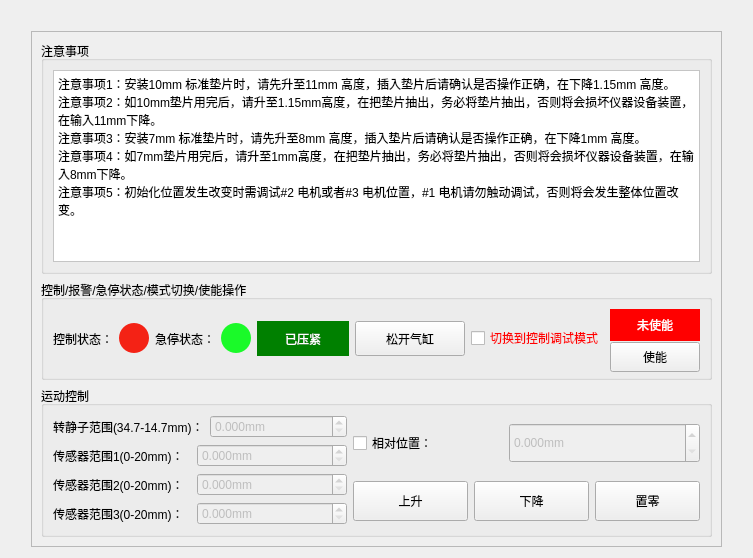
        <widget class="QWidget" name="controlPage">
         <layout class="QGridLayout" name="gridLayout_15">
          <item row="0" column="0">
           <spacer name="horizontalSpacer_11">
            <property name="orientation">
             <enum>Qt::Horizontal</enum>
            </property>
            <property name="sizeHint" stdset="0">
             <size>
              <width>20</width>
              <height>20</height>
             </size>
            </property>
           </spacer>
          </item>
          <item row="0" column="2">
           <spacer name="horizontalSpacer_12">
            <property name="orientation">
             <enum>Qt::Horizontal</enum>
            </property>
            <property name="sizeHint" stdset="0">
             <size>
              <width>20</width>
              <height>20</height>
             </size>
            </property>
           </spacer>
          </item>
          <item row="1" column="1">
           <widget class="QFrame" name="frame">
            <property name="frameShape">
             <enum>QFrame::StyledPanel</enum>
            </property>
            <property name="frameShadow">
             <enum>QFrame::Raised</enum>
            </property>
            <layout class="QGridLayout" name="gridLayout_13">
             <item row="0" column="0">
              <widget class="QGroupBox" name="turnTableLocation">
               <property name="maximumSize">
                <size>
                 <width>16777215</width>
                 <height>350</height>
                </size>
               </property>
               <property name="title">
                <string>注意事项</string>
               </property>
               <layout class="QGridLayout" name="gridLayout_17">
                <item row="0" column="0">
                 <widget class="QPlainTextEdit" name="plainTextEdit">
                  <property name="styleSheet">
                   <string notr="true">background-color:white;
font: 25 12pt &quot;Microsoft YaHei&quot;;

</string>
                  </property>
                  <property name="plainText">
                   <string>注意事项1：安装10mm 标准垫片时，请先升至11mm 高度，插入垫片后请确认是否操作正确，在下降1.15mm 高度。
注意事项2：如10mm垫片用完后，请升至1.15mm高度，在把垫片抽出，务必将垫片抽出，否则将会损坏仪器设备装置，在输入11mm下降。
注意事项3：安装7mm 标准垫片时，请先升至8mm 高度，插入垫片后请确认是否操作正确，在下降1mm 高度。
注意事项4：如7mm垫片用完后，请升至1mm高度，在把垫片抽出，务必将垫片抽出，否则将会损坏仪器设备装置，在输入8mm下降。
注意事项5：初始化位置发生改变时需调试#2 电机或者#3 电机位置，#1 电机请勿触动调试，否则将会发生整体位置改变。
</string>
                  </property>
                 </widget>
                </item>
               </layout>
              </widget>
             </item>
             <item row="1" column="0">
              <widget class="QGroupBox" name="groupBox">
               <property name="maximumSize">
                <size>
                 <width>16777215</width>
                 <height>100</height>
                </size>
               </property>
               <property name="title">
                <string>控制/报警/急停状态/模式切换/使能操作</string>
               </property>
               <layout class="QHBoxLayout" name="horizontalLayout_34">
                <item>
                 <layout class="QHBoxLayout" name="horizontalLayout_36">
                  <item>
                   <widget class="QLabel" name="label_47">
                    <property name="minimumSize">
                     <size>
                      <width>0</width>
                      <height>34</height>
                     </size>
                    </property>
                    <property name="maximumSize">
                     <size>
                      <width>100</width>
                      <height>16777215</height>
                     </size>
                    </property>
                    <property name="text">
                     <string>控制状态：</string>
                    </property>
                   </widget>
                  </item>
                  <item>
                   <widget class="QLabel" name="controllerLabel">
                    <property name="minimumSize">
                     <size>
                      <width>30</width>
                      <height>30</height>
                     </size>
                    </property>
                    <property name="maximumSize">
                     <size>
                      <width>30</width>
                      <height>30</height>
                     </size>
                    </property>
                    <property name="styleSheet">
                     <string notr="true">QLabel {
    background-color: #F42215;
	border-radius: 15px;	
}</string>
                    </property>
                    <property name="text">
                     <string/>
                    </property>
                   </widget>
                  </item>
                 </layout>
                </item>
                <item>
                 <layout class="QHBoxLayout" name="horizontalLayout_46">
                  <item>
                   <widget class="QLabel" name="label_41">
                    <property name="text">
                     <string>急停状态：</string>
                    </property>
                   </widget>
                  </item>
                  <item>
                   <widget class="QLabel" name="jerkStatus">
                    <property name="minimumSize">
                     <size>
                      <width>30</width>
                      <height>30</height>
                     </size>
                    </property>
                    <property name="maximumSize">
                     <size>
                      <width>30</width>
                      <height>30</height>
                     </size>
                    </property>
                    <property name="styleSheet">
                     <string notr="true">QLabel {
    background-color: rgb(26,250,41);
	border-radius: 15px;	
}</string>
                    </property>
                    <property name="text">
                     <string/>
                    </property>
                   </widget>
                  </item>
                 </layout>
                </item>
                <item>
                 <layout class="QHBoxLayout" name="horizontalLayout_8">
                  <item>
                   <widget class="QLabel" name="cylinderStatus">
                    <property name="minimumSize">
                     <size>
                      <width>92</width>
                      <height>35</height>
                     </size>
                    </property>
                    <property name="maximumSize">
                     <size>
                      <width>70</width>
                      <height>35</height>
                     </size>
                    </property>
                    <property name="styleSheet">
                     <string notr="true">QLabel {
	background-color: green;
	color: rgb(255, 255, 255);
}</string>
                    </property>
                    <property name="text">
                     <string>已压紧</string>
                    </property>
                    <property name="alignment">
                     <set>Qt::AlignCenter</set>
                    </property>
                   </widget>
                  </item>
                  <item>
                   <widget class="QPushButton" name="cylinderCompression">
                    <property name="minimumSize">
                     <size>
                      <width>110</width>
                      <height>35</height>
                     </size>
                    </property>
                    <property name="maximumSize">
                     <size>
                      <width>110</width>
                      <height>35</height>
                     </size>
                    </property>
                    <property name="text">
                     <string>松开气缸</string>
                    </property>
                    <property name="icon">
                     <iconset resource="images.qrc">
                      <normaloff>:/img/images/compress.png</normaloff>:/img/images/compress.png</iconset>
                    </property>
                    <property name="iconSize">
                     <size>
                      <width>20</width>
                      <height>20</height>
                     </size>
                    </property>
                   </widget>
                  </item>
                 </layout>
                </item>
                <item>
                 <widget class="QCheckBox" name="modeChange">
                  <property name="minimumSize">
                   <size>
                    <width>0</width>
                    <height>40</height>
                   </size>
                  </property>
                  <property name="styleSheet">
                   <string notr="true">QCheckBox {
    color: red;
}
</string>
                  </property>
                  <property name="text">
                   <string>切换到控制调试模式</string>
                  </property>
                 </widget>
                </item>
                <item>
                 <layout class="QVBoxLayout" name="verticalLayout_9">
                  <item>
                   <widget class="QLabel" name="enableStatus">
                    <property name="minimumSize">
                     <size>
                      <width>90</width>
                      <height>32</height>
                     </size>
                    </property>
                    <property name="maximumSize">
                     <size>
                      <width>70</width>
                      <height>35</height>
                     </size>
                    </property>
                    <property name="styleSheet">
                     <string notr="true">QLabel {
	background-color: red;
	color: rgb(255, 255, 255);
}</string>
                    </property>
                    <property name="text">
                     <string>未使能</string>
                    </property>
                    <property name="alignment">
                     <set>Qt::AlignCenter</set>
                    </property>
                   </widget>
                  </item>
                  <item>
                   <widget class="QPushButton" name="enableBtn">
                    <property name="minimumSize">
                     <size>
                      <width>90</width>
                      <height>30</height>
                     </size>
                    </property>
                    <property name="maximumSize">
                     <size>
                      <width>90</width>
                      <height>35</height>
                     </size>
                    </property>
                    <property name="text">
                     <string>使能</string>
                    </property>
                   </widget>
                  </item>
                 </layout>
                </item>
               </layout>
              </widget>
             </item>
             <item row="2" column="0">
              <widget class="QGroupBox" name="moveController">
               <property name="maximumSize">
                <size>
                 <width>16777215</width>
                 <height>400</height>
                </size>
               </property>
               <property name="title">
                <string>运动控制</string>
               </property>
               <layout class="QGridLayout" name="gridLayout_7">
                <item row="0" column="0" rowspan="2">
                 <layout class="QVBoxLayout" name="verticalLayout">
                  <item>
                   <layout class="QHBoxLayout" name="horizontalLayout_2">
                    <item>
                     <widget class="QLabel" name="label_3">
                      <property name="maximumSize">
                       <size>
                        <width>16777215</width>
                        <height>40</height>
                       </size>
                      </property>
                      <property name="text">
                       <string>转静子范围(34.7-14.7mm)：</string>
                      </property>
                     </widget>
                    </item>
                    <item>
                     <widget class="QDoubleSpinBox" name="heightRange">
                      <property name="enabled">
                       <bool>false</bool>
                      </property>
                      <property name="maximumSize">
                       <size>
                        <width>16777215</width>
                        <height>40</height>
                       </size>
                      </property>
                      <property name="suffix">
                       <string>mm</string>
                      </property>
                      <property name="decimals">
                       <number>3</number>
                      </property>
                     </widget>
                    </item>
                   </layout>
                  </item>
                  <item>
                   <layout class="QHBoxLayout" name="horizontalLayout_5">
                    <item>
                     <widget class="QLabel" name="label_6">
                      <property name="maximumSize">
                       <size>
                        <width>280</width>
                        <height>40</height>
                       </size>
                      </property>
                      <property name="text">
                       <string>传感器范围1(0-20mm)：</string>
                      </property>
                     </widget>
                    </item>
                    <item>
                     <widget class="QDoubleSpinBox" name="commutatorRangeOne">
                      <property name="enabled">
                       <bool>false</bool>
                      </property>
                      <property name="minimumSize">
                       <size>
                        <width>150</width>
                        <height>0</height>
                       </size>
                      </property>
                      <property name="maximumSize">
                       <size>
                        <width>16777215</width>
                        <height>40</height>
                       </size>
                      </property>
                      <property name="suffix">
                       <string>mm</string>
                      </property>
                      <property name="decimals">
                       <number>3</number>
                      </property>
                     </widget>
                    </item>
                   </layout>
                  </item>
                  <item>
                   <layout class="QHBoxLayout" name="horizontalLayout_14">
                    <item>
                     <widget class="QLabel" name="label_11">
                      <property name="maximumSize">
                       <size>
                        <width>280</width>
                        <height>40</height>
                       </size>
                      </property>
                      <property name="text">
                       <string>传感器范围2(0-20mm)：</string>
                      </property>
                     </widget>
                    </item>
                    <item>
                     <widget class="QDoubleSpinBox" name="commutatorRangeTwo">
                      <property name="enabled">
                       <bool>false</bool>
                      </property>
                      <property name="minimumSize">
                       <size>
                        <width>150</width>
                        <height>0</height>
                       </size>
                      </property>
                      <property name="maximumSize">
                       <size>
                        <width>16777215</width>
                        <height>40</height>
                       </size>
                      </property>
                      <property name="suffix">
                       <string>mm</string>
                      </property>
                      <property name="decimals">
                       <number>3</number>
                      </property>
                      <property name="minimum">
                       <double>0.000000000000000</double>
                      </property>
                      <property name="maximum">
                       <double>46.329999999999998</double>
                      </property>
                      <property name="value">
                       <double>0.000000000000000</double>
                      </property>
                     </widget>
                    </item>
                   </layout>
                  </item>
                  <item>
                   <layout class="QHBoxLayout" name="horizontalLayout_25">
                    <item>
                     <widget class="QLabel" name="label_17">
                      <property name="maximumSize">
                       <size>
                        <width>280</width>
                        <height>40</height>
                       </size>
                      </property>
                      <property name="text">
                       <string>传感器范围3(0-20mm)：</string>
                      </property>
                     </widget>
                    </item>
                    <item>
                     <widget class="QDoubleSpinBox" name="commutatorRangeThree">
                      <property name="enabled">
                       <bool>false</bool>
                      </property>
                      <property name="minimumSize">
                       <size>
                        <width>150</width>
                        <height>0</height>
                       </size>
                      </property>
                      <property name="maximumSize">
                       <size>
                        <width>16777215</width>
                        <height>40</height>
                       </size>
                      </property>
                      <property name="suffix">
                       <string>mm</string>
                      </property>
                      <property name="decimals">
                       <number>3</number>
                      </property>
                     </widget>
                    </item>
                   </layout>
                  </item>
                 </layout>
                </item>
                <item row="0" column="1">
                 <layout class="QHBoxLayout" name="horizontalLayout_6">
                  <item>
                   <widget class="QCheckBox" name="checkBox">
                    <property name="maximumSize">
                     <size>
                      <width>150</width>
                      <height>16777215</height>
                     </size>
                    </property>
                    <property name="text">
                     <string>相对位置：</string>
                    </property>
                   </widget>
                  </item>
                  <item>
                   <widget class="QDoubleSpinBox" name="relativePos">
                    <property name="enabled">
                     <bool>false</bool>
                    </property>
                    <property name="minimumSize">
                     <size>
                      <width>130</width>
                      <height>40</height>
                     </size>
                    </property>
                    <property name="suffix">
                     <string>mm</string>
                    </property>
                    <property name="decimals">
                     <number>3</number>
                    </property>
                    <property name="minimum">
                     <double>0.000000000000000</double>
                    </property>
                    <property name="maximum">
                     <double>20.000000000000000</double>
                    </property>
                   </widget>
                  </item>
                 </layout>
                </item>
                <item row="1" column="1">
                 <layout class="QHBoxLayout" name="horizontalLayout_10">
                  <item>
                   <widget class="QPushButton" name="Btn_up">
                    <property name="minimumSize">
                     <size>
                      <width>115</width>
                      <height>40</height>
                     </size>
                    </property>
                    <property name="maximumSize">
                     <size>
                      <width>115</width>
                      <height>40</height>
                     </size>
                    </property>
                    <property name="styleSheet">
                     <string notr="true">font: 25 12pt &quot;Microsoft YaHei&quot;;</string>
                    </property>
                    <property name="text">
                     <string>上升</string>
                    </property>
                    <property name="icon">
                     <iconset resource="images.qrc">
                      <normaloff>:/img/images/向上.png</normaloff>:/img/images/向上.png</iconset>
                    </property>
                    <property name="iconSize">
                     <size>
                      <width>20</width>
                      <height>20</height>
                     </size>
                    </property>
                   </widget>
                  </item>
                  <item>
                   <widget class="QPushButton" name="Btn_down">
                    <property name="minimumSize">
                     <size>
                      <width>115</width>
                      <height>40</height>
                     </size>
                    </property>
                    <property name="maximumSize">
                     <size>
                      <width>115</width>
                      <height>40</height>
                     </size>
                    </property>
                    <property name="text">
                     <string>下降</string>
                    </property>
                    <property name="icon">
                     <iconset resource="images.qrc">
                      <normaloff>:/img/images/向下.png</normaloff>:/img/images/向下.png</iconset>
                    </property>
                   </widget>
                  </item>
                  <item>
                   <widget class="QPushButton" name="Btn_clear">
                    <property name="minimumSize">
                     <size>
                      <width>105</width>
                      <height>40</height>
                     </size>
                    </property>
                    <property name="maximumSize">
                     <size>
                      <width>105</width>
                      <height>40</height>
                     </size>
                    </property>
                    <property name="styleSheet">
                     <string notr="true">font: 25 12pt &quot;Microsoft YaHei&quot;;</string>
                    </property>
                    <property name="text">
                     <string>置零</string>
                    </property>
                    <property name="icon">
                     <iconset resource="images.qrc">
                      <normaloff>:/img/images/0.png</normaloff>:/img/images/0.png</iconset>
                    </property>
                    <property name="iconSize">
                     <size>
                      <width>20</width>
                      <height>20</height>
                     </size>
                    </property>
                   </widget>
                  </item>
                 </layout>
                </item>
               </layout>
              </widget>
             </item>
            </layout>
           </widget>
          </item>
         </layout>
        </widget>
